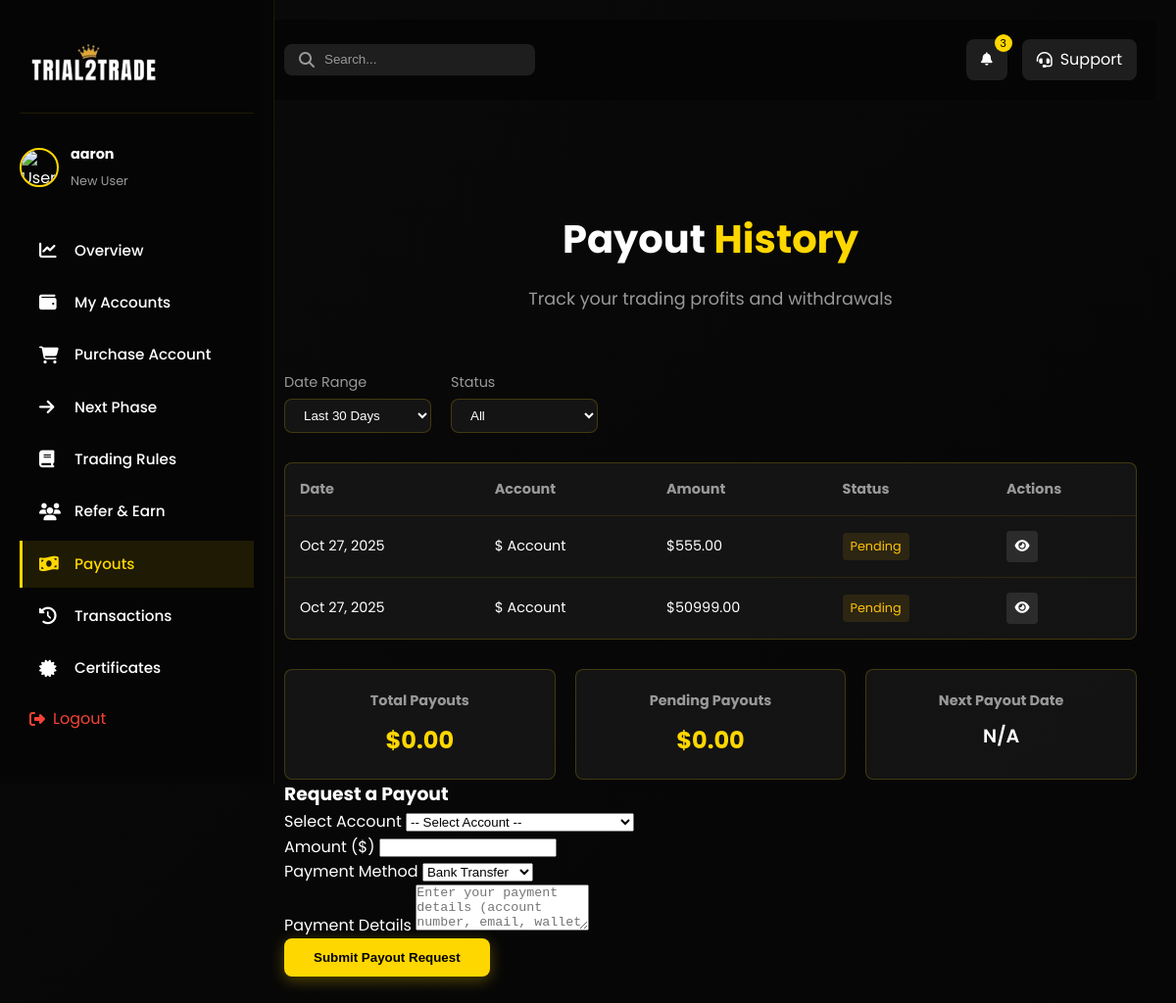
Page /dashboard-payouts/ (signed in) on the committed database.
### main/models.py (models this page shows, shortened)
class CustomUser(AbstractUser):
    first_name = models.CharField(max_length=20)
    last_name = models.CharField(max_length=20)
    username = models.CharField(max_length=20, unique=True)
    email = models.EmailField(unique=True)
    phone_number = models.CharField(max_length=15, null=True, unique=True)
    email_verification_code = models.CharField(max_length=6, blank=True, null=True)
    email_verification_expires = models.DateTimeField(blank=True, null=True)
    verification_code = models.CharField(max_length=6, null=True, blank=True)
    verification_code_expires = models.DateTimeField(null=True, blank=True)
    password_reset_code = models.CharField(max_length=6, blank=True, null=True)
    password_reset_expires = models.DateTimeField(blank=True, null=True)
    USERNAME_FIELD = 'email'
    REQUIRED_FIELDS = ['username']
    class Meta:
        verbose_name = 'User'
        verbose_name_plural = 'Users'

class Payout(models.Model):
    STATUS_CHOICES = (
        ('pending', 'Pending'),
        ('processing', 'Processing'),
        ('completed', 'Completed'),
        ('rejected', 'Rejected'),
    )
    user = models.ForeignKey(CustomUser, on_delete=models.CASCADE, related_name='payouts')
    amount = models.DecimalField(max_digits=10, decimal_places=2)
    created_at = models.DateTimeField(auto_now_add=True)
    status = models.CharField(max_length=20, choices=STATUS_CHOICES, default='pending')
    paid_date = models.DateTimeField(null=True, blank=True)
    mt5_account = models.ForeignKey(MT5Account, on_delete=models.SET_NULL, null=True, related_name='payouts')
    transaction_reference = models.CharField(max_length=200, blank=True, null=True)
    payment_method = models.CharField(max_length=100, blank=True, null=True)

### main/views.py (the view, shortened to what this page needs)
# urls.py: path('dashboard-payouts/', views.dashboard_payouts, name='dashboard_payouts'),
@login_required(login_url='/login_user')
def dashboard_payouts(request):
    eligible_accounts = MT5Account.objects.filter(user=request.user, status='active')
    payouts = Payout.objects.filter(user=request.user).order_by('-created_at')
    return render(request, 'main/dashboard-payouts.html', {
        'accounts': eligible_accounts,
        'payouts': payouts
    })

### main/templates/main/dashboard-payouts.html (shortened to what this page needs)
{% load static %}
<!DOCTYPE html>
<html lang="en">
<head>
    <link rel="stylesheet" href="{% static 'css/style.css' %}">
    <link rel="stylesheet" href="{% static 'css/dashboard.css' %}">
    <link rel="stylesheet" href="{% static 'css/dashboard-nav.css' %}">
    <link rel="stylesheet" href="https://cdnjs.cloudflare.com/ajax/libs/font-awesome/6.4.0/css/all.min.css">
    <link rel="stylesheet" href="{% static 'css/mobile-nav.css' %}">
</head>
<body>
    <nav class="dashboard-nav">
        <div class="nav-logo">
            <img src="{% static 'images/logob.png' %}" alt="Trial2Trade Logo" style="width: 130px; height: 75px;">
        </div>
            <div class="user-info">
                <img src="{% static 'images/avatar-placeholder.png' %}" alt="User Avatar" class="avatar">
                <div class="user-details">
                    <h4 class="user-name">{{ request.user.first_name|default:request.user.username }}</h4>
                    <span class="user-status">{% if user_accounts %}Active Trader{% else %}New User{% endif %}</span>
                </div>
            </div>
        <div class="nav-menu">
            <a href="{% url 'index' %}" class="nav-item ">
                <i class="fas fa-chart-line"></i>
                <span>Overview</span>
            </a>
            <a href="{% url 'dashboard_accounts' %}" class="nav-item">
                <i class="fas fa-wallet"></i>
                <span>My Accounts</span>
            </a>
            <a href="{% url 'dashboard_purchase' %}" class="nav-item">
                <i class="fas fa-shopping-cart"></i>
                <span>Purchase Account</span>
            </a>
            <a href="{% url 'dashboard_next_phase' %}" class="nav-item">
                <i class="fas fa-arrow-right"></i>
                <span>Next Phase</span>
            </a>
            <a href="{% url 'dashboard_rules' %}" class="nav-item">
                <i class="fas fa-book"></i>
                <span>Trading Rules</span>
            </a>
            <a href="{% url 'dashboard_referral' %}" class="nav-item">
                <i class="fas fa-users"></i>
                <span>Refer & Earn</span>
            </a>
            <a href="{% url 'dashboard_payouts' %}" class="nav-item active">
                <i class="fas fa-money-bill-wave"></i>
                <span>Payouts</span>
            </a>
            <a href="{% url 'dashboard_transactions' %}" class="nav-item">
                <i class="fas fa-history"></i>
                <span>Transactions</span>
            </a>
            <a href="{% url 'dashboard_certificates' %}" class="nav-item">
                <i class="fas fa-certificate"></i>
                <span>Certificates</span>
            </a>
            <a href="{% url 'logout_user' %}" class="logout-btn">
                <i class="fas fa-sign-out-alt"></i>
                <span>Logout</span>
            </a>
        </div>
    </nav>
    <main class="dashboard-content">
        <header class="dashboard-header">
            <div class="header-search">
                <i class="fas fa-search"></i>
                <input type="text" placeholder="Search...">
            </div>
            <div class="header-actions">
                <button class="notification-btn">
                    <i class="fas fa-bell"></i>
                    <span class="notification-badge">3</span>
                </button>
                <a href="mailto:info@trial2trade.com" class="support-btn">
                    <i class="fas fa-headset"></i>
                    <span>Support</span>
                </a>
            </div>
        </header>
        <section class="dashboard-section active">
            <div class="section-header">
                <h2>Payout <span class="highlight">History</span></h2>
                <p>Track your trading profits and withdrawals</p>
            </div>
            <div class="payouts-container">
                <div class="payouts-filters">
                    <div class="filter-group">
                        <label>Date Range</label>
                        <select>
                            <option>Last 30 Days</option>
                        </select>
                    </div>
                    <div class="filter-group">
                        <label>Status</label>
                        <select>
                            <option>All</option>
                        </select>
                    </div>
                </div>
                <div class="payouts-table">
                    <table>
                        <thead>
                            <tr>
                                <th>Date</th>
                                <th>Account</th>
                                <th>Amount</th>
                                <th>Status</th>
                                <th>Actions</th>
                            </tr>
                        </thead>
                        <tbody>
                            {% if payouts %}
                                {% for payout in payouts %}
                                <tr>
                                    <td>{{ payout.created_at|date:"M d, Y" }}</td>
                                    <td>${{ payout.account.account_size }} Account</td>
                                    <td>${{ payout.amount|floatformat:2 }}</td>
                                    <td><span class="status {{ payout.status }}">{{ payout.get_status_display }}</span></td>
                                    <td>
                                        {% if payout.status == 'completed' %}
                                        <button class="btn icon-btn">
                                            <i class="fas fa-download"></i>
                                        </button>
                                        {% else %}
                                        <button class="btn icon-btn">
                                            <i class="fas fa-eye"></i>
                                        </button>
                                        {% endif %}
                                    </td>
                                </tr>
                                {% endfor %}
                            {% else %}
                                <tr>
                                    <td colspan="5" class="no-data">No payout history available</td>
                                </tr>
                            {% endif %}
                        </tbody>
                    </table>
                </div>
                <div class="payouts-summary">
                    <div class="summary-card">
                        <h4>Total Payouts</h4>
                        <p class="amount">${{ total_payouts|floatformat:2|default:"0.00" }}</p>
                    </div>
                    <div class="summary-card">
                        <h4>Pending Payouts</h4>
                        <p class="amount">${{ pending_payouts|floatformat:2|default:"0.00" }}</p>
                    </div>
                    <div class="summary-card">
                        <h4>Next Payout Date</h4>
                        <p class="date">{% if next_payout_date %}{{ next_payout_date|date:"M d, Y" }}{% else %}N/A{% endif %}</p>
                    </div>
                </div>
                <div class="payout-request-form">
                    <h3>Request a Payout</h3>
                    <form method="post" action="{% url 'dashboard_payouts' %}">
                        <div class="form-group">
                            <label for="account_id">Select Account</label>
                            <select name="account_id" id="account_id" required>
                                <option value="">-- Select Account --</option>
                            </select>
                        </div>
                        <div class="form-group">
                            <label for="amount">Amount ($)</label>
                            <input type="number" name="amount" id="amount" step="0.01" min="100" required>
                        </div>
                        <div class="form-group">
                            <label for="payment_method">Payment Method</label>
                            <select name="payment_method" id="payment_method" required>
                                <option value="bank_transfer">Bank Transfer</option>
                            </select>
                        </div>
                        <div class="form-group">
                            <label for="payment_details">Payment Details</label>
                            <textarea name="payment_details" id="payment_details" rows="3" placeholder="Enter your payment details (account number, email, wallet address, etc.)" required></textarea>
                        </div>
                        <button type="submit" class="btn primary-btn">Submit Payout Request</button>
                    </form>
                </div>
            </div>
        </section>
    </main>
</body>
</html>

### main/static/css/style.css (style rules this page uses)
:root { --primary-color: #FFD700; --primary-light: #FFEB99; --primary-dark: #D4AF37; --secondary-color: #000000; --secondary-light: #333333; --secondary-dark: #000000; --text-light: #FFFFFF; --text-dark: #000000; --text-muted: #999999; --background-dark: #0A0A0A; --background-darker: #050505; --background-light: #1A1A1A; --background-gradient: linear-gradient(135deg, var(--background-dark) 0%, var(--background-darker) 100%); --card-bg: rgba(26, 26, 26, 0.7); --card-border: 1px solid rgba(255, 215, 0, 0.2); --card-shadow: 0 8px 32px rgba(0, 0, 0, 0.5); --success: #4CAF50; --warning: #FFC107; --danger: #F44336; --info: #2196F3; --border-radius-sm: 4px; --border-radius: 8px; --border-radius-lg: 16px; --transition-fast: 0.2s ease; --transition-normal: 0.3s ease; --transition-slow: 0.5s ease; --glow-effect: 0 0 10px rgba(255, 215, 0, 0.5), 0 0 20px rgba(255, 215, 0, 0.3); }
* { margin: 0; padding: 0; box-sizing: border-box; }
html { scroll-behavior: smooth; }
body { font-family: 'Poppins', sans-serif; background: var(--background-gradient); color: var(--text-light); line-height: 1.6; overflow-x: hidden; }
a { text-decoration: none; color: var(--text-light); transition: var(--transition-fast); }
img { max-width: 100%; height: auto; }
section { padding: 80px 20px; position: relative; }
.section-header { text-align: center; margin-bottom: 60px; }
.section-header h2 { font-size: 2.5rem; font-weight: 700; margin-bottom: 15px; position: relative; display: inline-block; }
.section-header p { font-size: 1.1rem; color: var(--text-muted); max-width: 700px; margin: 0 auto; }
.highlight { color: var(--primary-color); position: relative; }
.highlight::after { content: ''; position: absolute; bottom: -5px; left: 0; width: 100%; height: 2px; background: var(--primary-color); transform: scaleX(0); transform-origin: right; transition: transform 0.5s ease; }
.btn { display: inline-block; padding: 12px 30px; border-radius: var(--border-radius); font-weight: 600; text-align: center; cursor: pointer; transition: var(--transition-normal); border: none; outline: none; position: relative; overflow: hidden; z-index: 1; }
.btn::before { content: ''; position: absolute; top: 0; left: -100%; width: 100%; height: 100%; background: rgba(255, 255, 255, 0.1); transition: var(--transition-normal); z-index: -1; }
.primary-btn { background: var(--primary-color); color: var(--text-dark); box-shadow: 0 4px 15px rgba(255, 215, 0, 0.3); }
.nav-item { font-weight: 500; position: relative; padding: 5px 0; }
.nav-item::after { content: ''; position: absolute; bottom: 0; left: 0; width: 100%; height: 2px; background: var(--primary-color); transform: scaleX(0); transform-origin: right; transition: transform 0.3s ease; }
.amount { font-size: 2rem; font-weight: 700; color: var(--primary-color); }

### main/static/css/dashboard-nav.css (style rules this page uses)
.dashboard-nav { position: fixed; left: 0; top: 0; height: 100vh; width: 250px; background: #1a1a1a; padding: 20px; transition: all 0.3s ease; z-index: 1000; }
.nav-logo { display: flex; align-items: center; padding: 10px; margin-bottom: 30px; }
.nav-logo img { width: 40px; height: 40px; }
.nav-item { margin-bottom: 5px; }
.dashboard-content { margin-left: 250px; padding: 20px; transition: all 0.3s ease; }

### main/static/css/mobile-nav.css (style rules this page uses)
.dashboard-nav { width: 280px; background: var(--background-darker); border-right: 1px solid rgba(255, 215, 0, 0.1); display: flex; flex-direction: column; height: 100vh; z-index: 1000; }
.nav-menu { padding: 20px 0; flex-grow: 1; overflow-y: auto; }
.nav-item { display: flex; align-items: center; padding: 12px 20px; color: var(--text-light); text-decoration: none; transition: var(--transition-fast); position: relative; }
.nav-item i { width: 24px; margin-right: 12px; font-size: 1.1rem; }
.nav-item span { font-size: 0.95rem; display: block; }

### rows in the picture
CustomUser: user.first_name "aaron"
Payout: created_at "Oct 27, 2025", amount "555.00", status "Pending"
Payout: created_at "Oct 27, 2025", amount "50999.00", status "Pending"

### other values in the picture
{{ total_payouts|floatformat:2|default:"0.00" }} "0.00"
{{ pending_payouts|floatformat:2|default:"0.00" }} "0.00"
